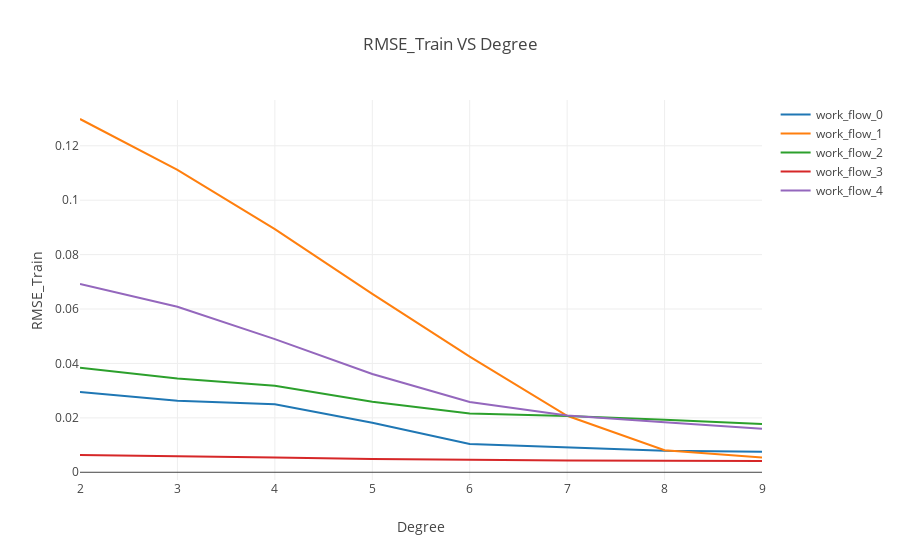
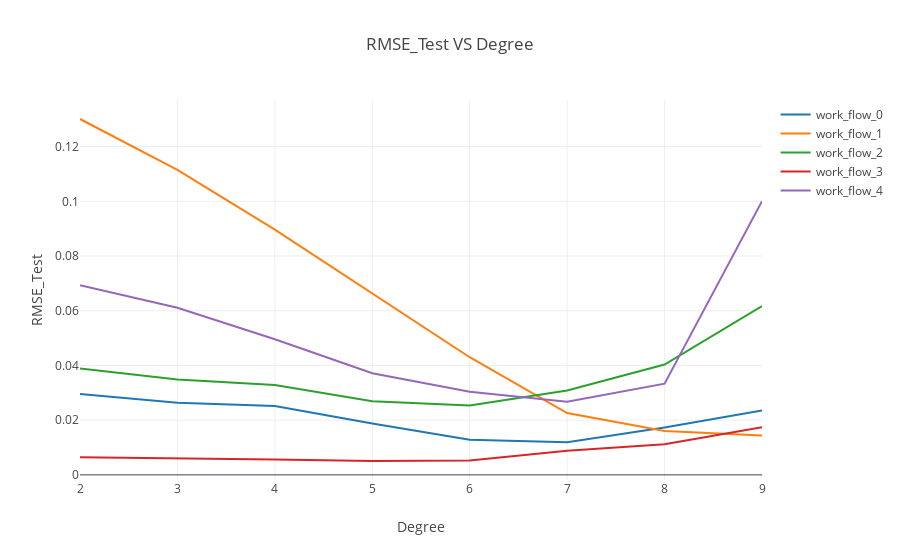

Write notebook code for charts like these, in order.
### Code cell
plot_metric(rmses_train, degrees, 'RMSE_Train')
plot_metric(rmses_test, degrees, 'RMSE_Test')

### Figure 1 — Plotly figure (JSON) as saved in the notebook; plotly's stock layout.template omitted (floating-point values rounded to 4 significant figures)
{"data": [{"line": {"width": 2}, "mode": "lines", "name": "work_flow_0", "type": "scatter", "x": [2, 3, 4, 5, 6, 7, 8, 9], "y": [0.02952, 0.02631, 0.02496, 0.01821, 0.01038, 0.00906, 0.007927, 0.007555]}, {"line": {"width": 2}, "mode": "lines", "name": "work_flow_1", "type": "scatter", "x": [2, 3, 4, 5, 6, 7, 8, 9], "y": [0.1298, 0.1111, 0.08939, 0.06556, 0.04248, 0.02075, 0.008073, 0.005428]}, {"line": {"width": 2}, "mode": "lines", "name": "work_flow_2", "type": "scatter", "x": [2, 3, 4, 5, 6, 7, 8, 9], "y": [0.03846, 0.03447, 0.03182, 0.02591, 0.02163, 0.02073, 0.01928, 0.01777]}, {"line": {"width": 2}, "mode": "lines", "name": "work_flow_3", "type": "scatter", "x": [2, 3, 4, 5, 6, 7, 8, 9], "y": [0.00638, 0.006024, 0.005453, 0.004901, 0.004587, 0.004367, 0.004239, 0.004144]}, {"line": {"width": 2}, "mode": "lines", "name": "work_flow_4", "type": "scatter", "x": [2, 3, 4, 5, 6, 7, 8, 9], "y": [0.06919, 0.06086, 0.04894, 0.03611, 0.02583, 0.02087, 0.01843, 0.01604]}], "layout": {"title": "RMSE_Train VS Degree", "xaxis": {"dtick": 1, "title": "Degree"}, "yaxis": {"title": "RMSE_Train"}}}

### Figure 2 — Plotly figure (JSON) as saved in the notebook; plotly's stock layout.template omitted (floating-point values rounded to 4 significant figures)
{"data": [{"line": {"width": 2}, "mode": "lines", "name": "work_flow_0", "type": "scatter", "x": [2, 3, 4, 5, 6, 7, 8, 9], "y": [0.02954, 0.02639, 0.02515, 0.01875, 0.01287, 0.01194, 0.01735, 0.02357]}, {"line": {"width": 2}, "mode": "lines", "name": "work_flow_1", "type": "scatter", "x": [2, 3, 4, 5, 6, 7, 8, 9], "y": [0.1301, 0.1115, 0.08962, 0.06616, 0.043, 0.02261, 0.01604, 0.01434]}, {"line": {"width": 2}, "mode": "lines", "name": "work_flow_2", "type": "scatter", "x": [2, 3, 4, 5, 6, 7, 8, 9], "y": [0.03886, 0.03485, 0.03284, 0.02694, 0.02534, 0.03087, 0.04032, 0.06167]}, {"line": {"width": 2}, "mode": "lines", "name": "work_flow_3", "type": "scatter", "x": [2, 3, 4, 5, 6, 7, 8, 9], "y": [0.006426, 0.006079, 0.005622, 0.005064, 0.005237, 0.008773, 0.01117, 0.01742]}, {"line": {"width": 2}, "mode": "lines", "name": "work_flow_4", "type": "scatter", "x": [2, 3, 4, 5, 6, 7, 8, 9], "y": [0.06934, 0.06111, 0.04957, 0.03713, 0.03038, 0.02673, 0.03332, 0.1001]}], "layout": {"title": "RMSE_Test VS Degree", "xaxis": {"dtick": 1, "title": "Degree"}, "yaxis": {"title": "RMSE_Test"}}}
